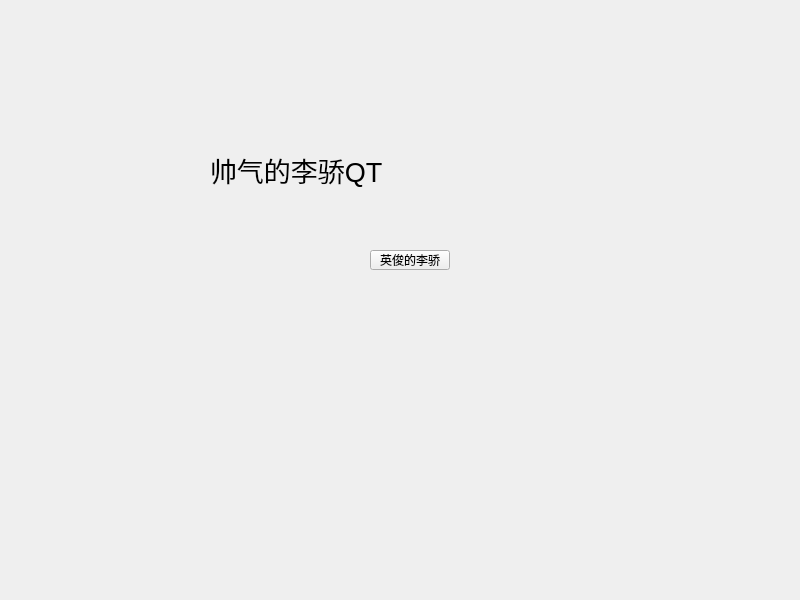
<?xml version="1.0" encoding="UTF-8"?>
<ui version="4.0">
 <class>Widget</class>
 <widget class="QWidget" name="Widget">
  <property name="geometry">
   <rect>
    <x>0</x>
    <y>0</y>
    <width>800</width>
    <height>600</height>
   </rect>
  </property>
  <property name="windowTitle">
   <string>Widget</string>
  </property>
  <widget class="QPushButton" name="pushButton">
   <property name="geometry">
    <rect>
     <x>370</x>
     <y>250</y>
     <width>80</width>
     <height>20</height>
    </rect>
   </property>
   <property name="text">
    <string>英俊的李骄</string>
   </property>
  </widget>
  <widget class="QLabel" name="label">
   <property name="geometry">
    <rect>
     <x>210</x>
     <y>140</y>
     <width>411</width>
     <height>61</height>
    </rect>
   </property>
   <property name="text">
    <string>&lt;html&gt;&lt;head/&gt;&lt;body&gt;&lt;p&gt;&lt;span style=&quot; font-size:20pt;&quot;&gt;帅气的李骄QT&lt;/span&gt;&lt;/p&gt;&lt;/body&gt;&lt;/html&gt;</string>
   </property>
  </widget>
 </widget>
 <resources/>
 <connections/>
</ui>
